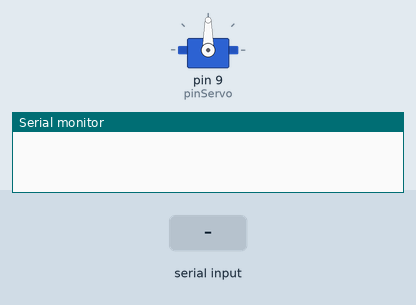
Simulated run of this sketch. Board: Arduino Uno, built with avr-gcc and run on an emulated ATmega328P. On the bench: servo, the last lines printed to the serial monitor. Inputs (shaded band) come from the test bench.

Above: at 1.2 s.
1.3 s: "30,150\n" received over Serial
At 2.1 s:
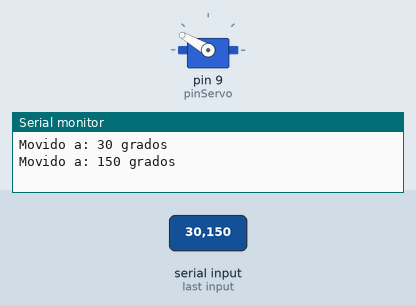
At 3.1 s:
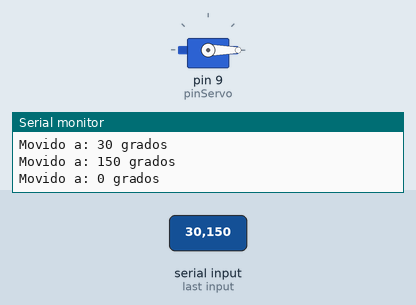
3.8 s: "90,45\n" received over Serial
At 4.2 s:
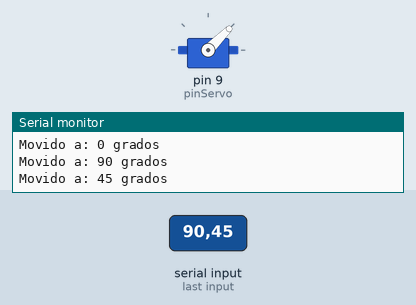
Timing chart, 0 to 6.8 s (numbered marks = the images above; inputs shaded):
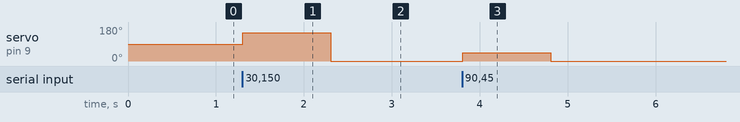

The sketch:

control_servo.ino
```cpp
#include <Servo.h>

Servo miServo;  // Crear objeto servo
int pinServo = 9;  // Pin PWM para el servo

void setup() {
  miServo.attach(pinServo);  // Conectar el servo al pin 9
  Serial.begin(9600);  // Iniciar comunicación serial
}

void loop() {
  if (Serial.available() > 0) {
    int angulo = Serial.parseInt();  // Leer el ángulo desde Python
    if (angulo >= 0 && angulo <= 180) {
      miServo.write(angulo);  // Mover el servo al ángulo especificado
      Serial.println("Movido a: " + String(angulo) + " grados");
    }
  }
}
```

Measured:
- after the input at 1.3 s, servo on pin 9 (pinServo): 90° → 150° at once, → 0° 1.0 s later
- after the input at 3.8 s, servo on pin 9 (pinServo): 0° → 45° at once, → 0° 1.0 s later
